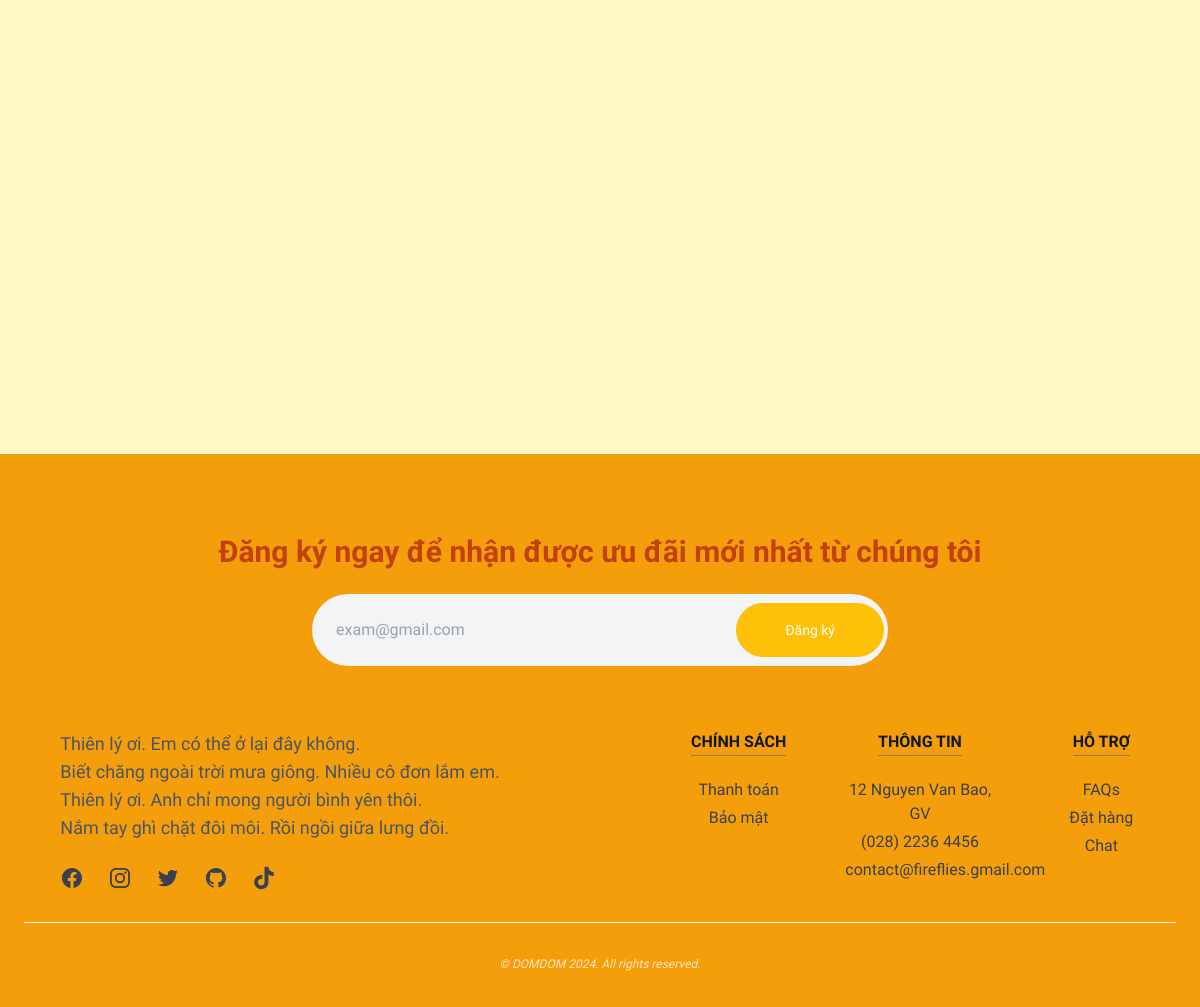
The page /index.php?p=partypackage (lower part) on the database as committed earlier.
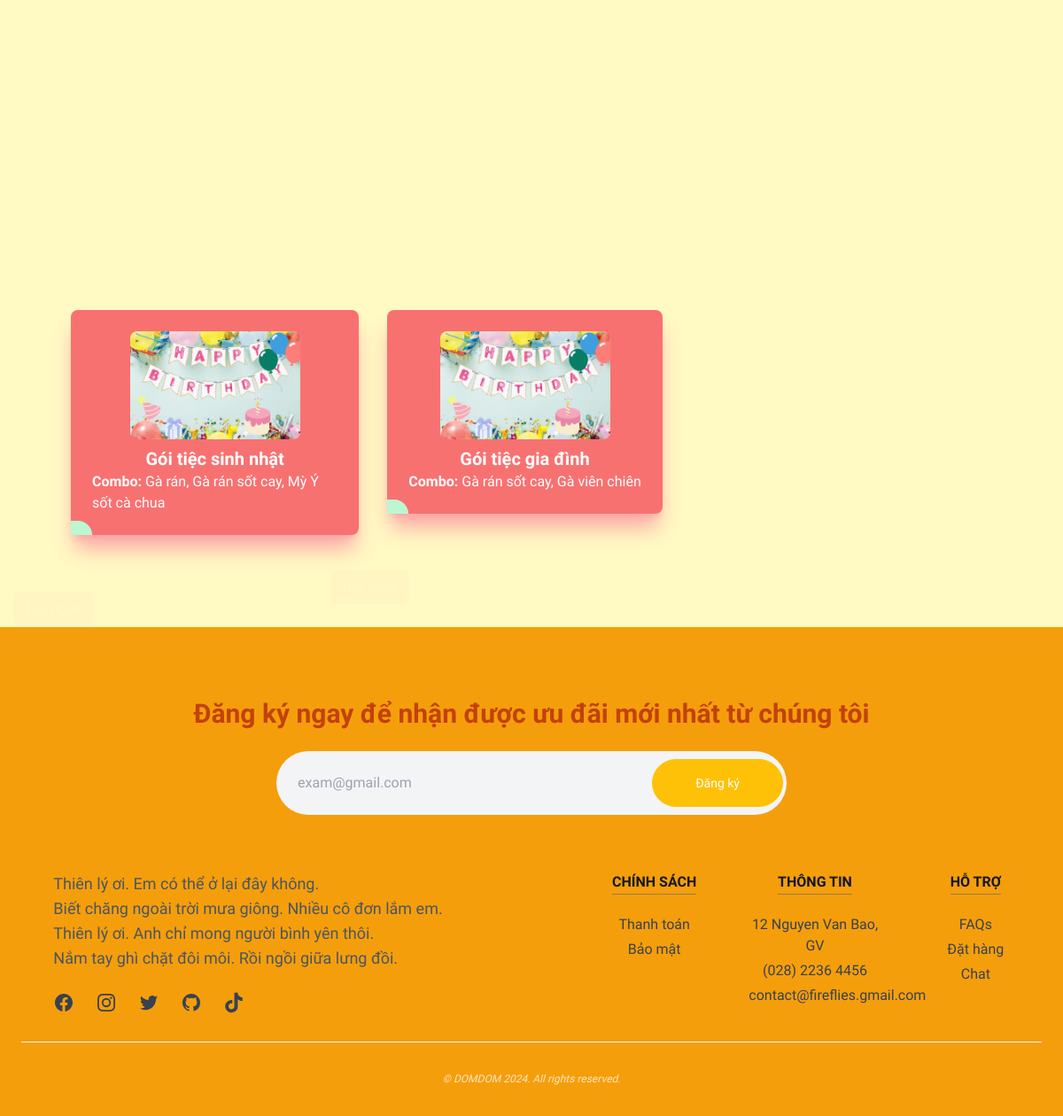
The same page on the database as committed later.
### tables this page shows
CREATE TABLE `partypackage` (
  `partyPackageID` int(5) NOT NULL,
  `partyPackageName` varchar(100) NOT NULL,
  `price` decimal(11,2) NOT NULL,
  `image` varchar(50) DEFAULT NULL,
  `decoration` text DEFAULT NULL
);

### view/page/partypackage/index.php (the view, shortened to what this page needs)
<div class="w-full py-20 ">
    <div class="grid grid-cols-4 md:grid-cols-2 lg:grid-cols-3 gap-8 mx-14 flex justify-center gap-10 px-4 py-6 rounded-md">
        <?php
        $sql = "SELECT *, GROUP_CONCAT(CONCAT(D.dishName) SEPARATOR ', ') AS Name FROM partypackage AS PP JOIN partypackage_dish AS PPD ON PP.partyPackageID = PPD.partyPackageID JOIN dish AS D ON D.dishID = PPD.dishID GROUP BY PPD.partyPackageID";
        $result = $conn->query($sql);
        while ($row = $result->fetch_assoc()) {
            echo "<div class='h-fit w-fit rounded-lg flex justify-center items-center bg-red-400 transition delay-200 ease-linear shadow-xl shadow-red-300'>
                <form action='' method='POST' class='group'>
                    <div class='relative flex flex-col justify-center items-center px-6 py-4'>
                        <div class='w-48 mb-2 z-10'>
                            <img src='images/party/sinhnhat.png' class='w-full h-full rounded-lg'>
                        </div>
                        <span class='absolute bg-green-200 bottom-0 left-0 w-6 h-4 rounded-tr-full group-hover:rounded-lg group-hover:w-full group-hover:h-full transition-all ease-linear delay-150'></span>
                        <div class='text-white z-10'>
                            <h3 class='font-bold text-center text-xl group-hover:text-amber-500 delay-200'>" . $row["partyPackageName"] . "</h3>
                            <p class='text-wrap font-bold group-hover:text-gray-900'>Combo: <span class='text-gray-bold font-thin'>" . $row["Name"] . "</span></p>
                        </div>
                    </div>
                    <div class='translate-y-16 -translate-x-16 absolute opacity-[0.01] group-hover:opacity-100 group-hover:-translate-y-40 group-hover:translate-x-[170px] transition delay-100 z-10'>
                            <button class='btn btn-danger' name='btndattiec' value='" . $row["partyPackageID"] . " id='btn'>Đặt ngay</button>
                    </div>
                </form>
            </div>";
        }
        ?>
    </div>
</div>

Rows that differ between the two databases and show on the page:
now on this page (row edited): partypackage: partyPackageName "Gói tiệc sinh nhật", Name "Gà rán, Gà rán sốt cay, Mỳ Ý sốt cà chua", $row["partyPackageID"] 1 (drawn)
added partypackage: partyPackageName "Gói tiệc gia đình", Name "Gà rán sốt cay, Gà viên chiên", $row["partyPackageID"] 2 (drawn)
